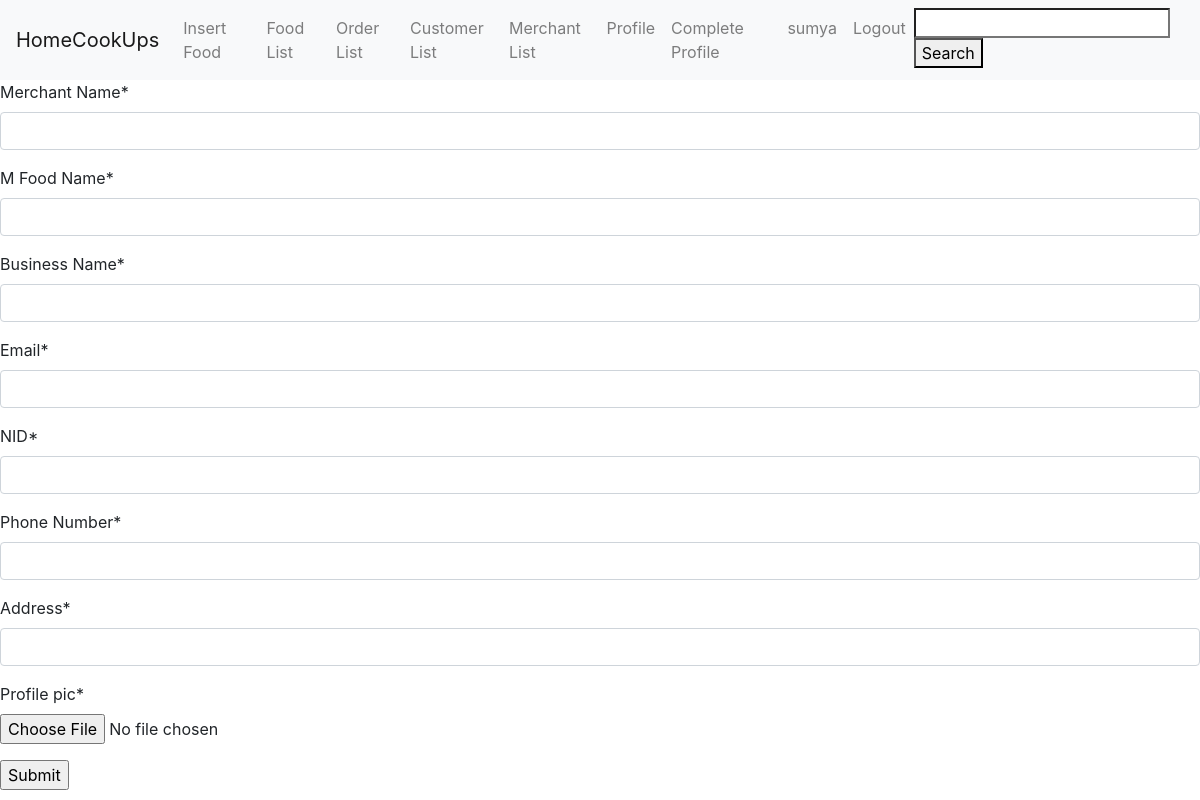
/CompleteProfile/ (signed in), run on an earlier commit of the app's database.
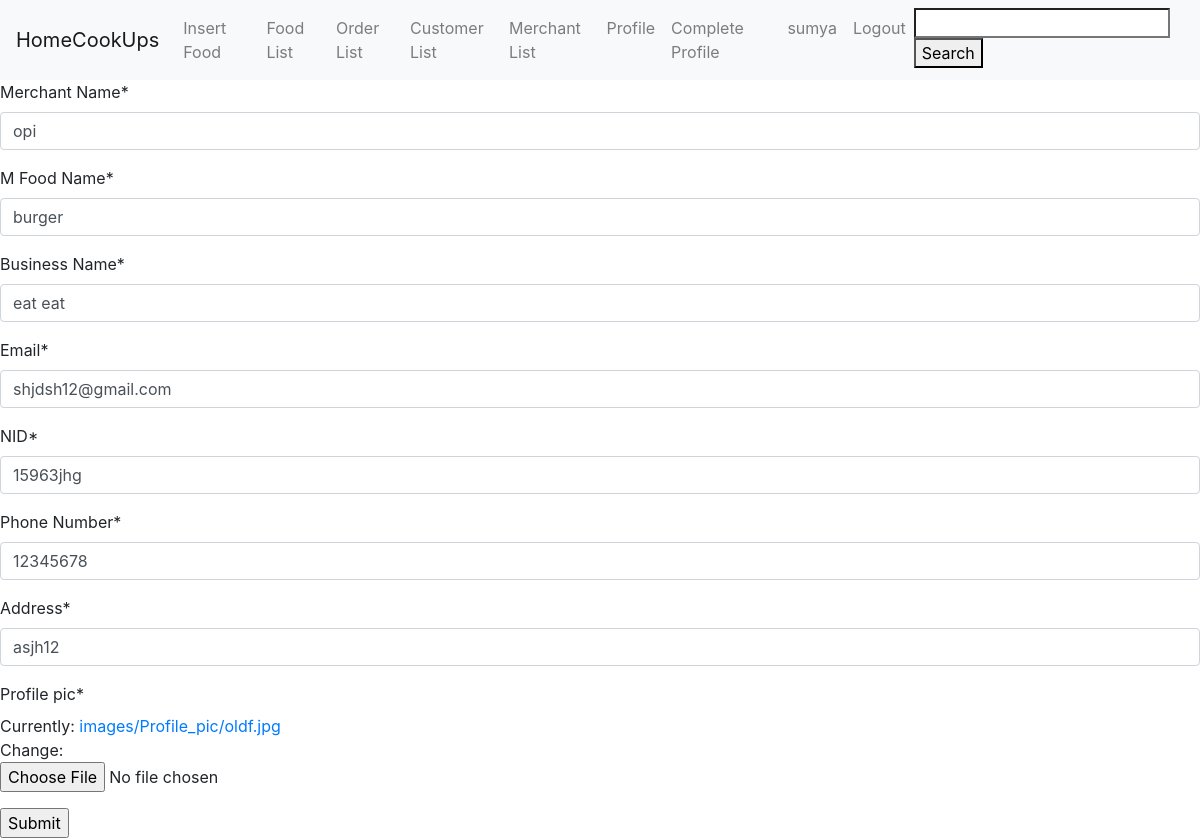
And on a later commit of the database.
### MerchantManagement/models.py (models this page shows, shortened)
class Merchant(models.Model):
    Merchant_Name = models.CharField(max_length=100)
    M_Food_Name = models.CharField(max_length=200)
    Business_Name = models.CharField(max_length=200)
    Email = models.EmailField(max_length=200)
    NID = models.CharField(max_length=200)
    Phone_Number = models.IntegerField()
    Address = models.CharField(max_length=200)
    Profile_pic = models.ImageField(upload_to='images/Profile_pic/',default='default.jpg')
    user=models.ForeignKey(User,on_delete=models.SET_NULL,null=True,blank=True)

### MerchantManagement/views.py (the view, shortened to what this page needs)
# urls.py: path('CompleteProfile/', merchant_views.createProfile, name='Complete_Profile'),
@login_required
def createProfile(request):
    merchant_list=Merchant.objects.filter(user=request.user)
    if len(merchant_list) != 0:
        merchant = Merchant.objects.get(user=request.user)
        form = MerchantForm(initial={'Merchant_Name': merchant.Merchant_Name,
                                     'M_Food_Name': merchant.M_Food_Name,
                                     'Business_Name': merchant.Business_Name,
                                     'Email': merchant.Email,
                                     'NID': merchant.NID,
                                     'Phone_Number': merchant.Phone_Number,
                                     'Address': merchant.Address,
                                     'Profile_pic': merchant.Profile_pic,
                                     })
    else:
        merchant = None
        form = MerchantForm()
    context = {
        'form': form
    }
    return render(request, 'MerchantManagement/editMerchant_Profile.html', context)

### MerchantManagement/forms.py
class MerchantForm(forms.ModelForm):
    class Meta:
        model = Merchant
        fields = ('Merchant_Name','M_Food_Name','Business_Name','Email','NID','Phone_Number','Address','Profile_pic')

### templates/MerchantManagement/editMerchant_Profile.html (shortened to what this page needs)
{% extends 'merchant_base.html' %}
{% load crispy_forms_tags %}
{% block content %}
<form method="POST" enctype="multipart/form-data">
    {{ form | crispy }}
    <input type="submit">
</form>
{% endblock content %}

What changed in the data, as far as the page shows it:
added Merchant: Merchant_Name "opi", M_Food_Name "burger", Business_Name "eat eat", Email "shjdsh12@gmail.com", NID "15963jhg", Phone_Number "12345678", Address "asjh12"
Also different on the page:
text no longer shown: "Merchant Name * M Food Name * Business Name * Email * NID * Phone Number * Address * Profile pic *"
text now shown: "Merchant Name * M Food Name * Business Name * Email * NID * Phone Number * Address * Profile pic * Currently: images/Profile_pic/oldf.jpg Change:"
